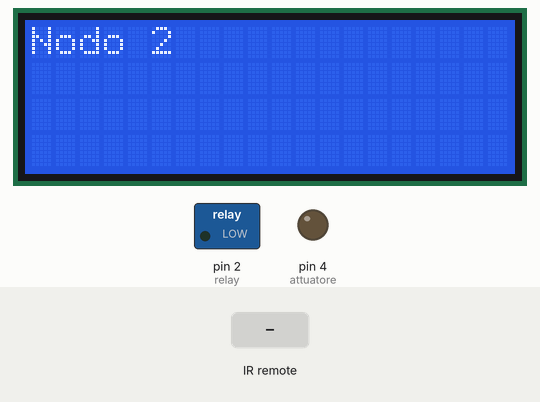
Bench run of a sketch on a simulated Arduino Uno, built with avr-gcc and run on an emulated ATmega328P. On the bench: 20×4 character LCD, switched loads named in the sketch (green lamp = pin HIGH), output pins drawn as LEDs (lit = HIGH). The test bench sets the inputs (shaded band). What the sketch prints to the serial monitor is not drawn.

Above: at 3.2 s.
3.3 s: infrared code 0x1111000 received
At 3.34 s:
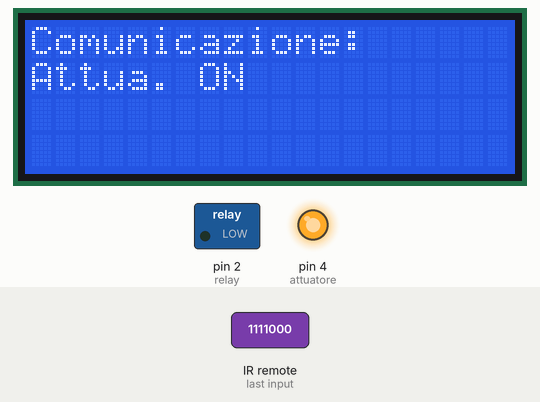
At 4.0 s:
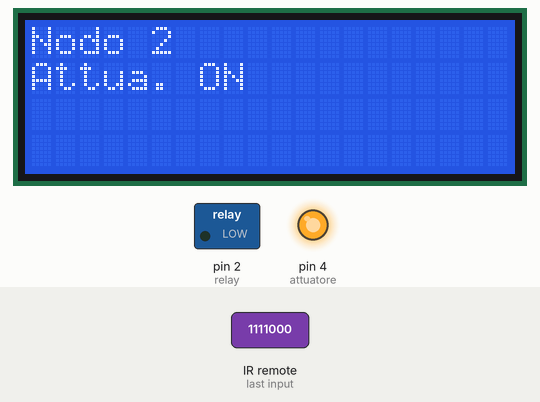
4.8 s: infrared code 0x11100000 received
At 5.1 s:
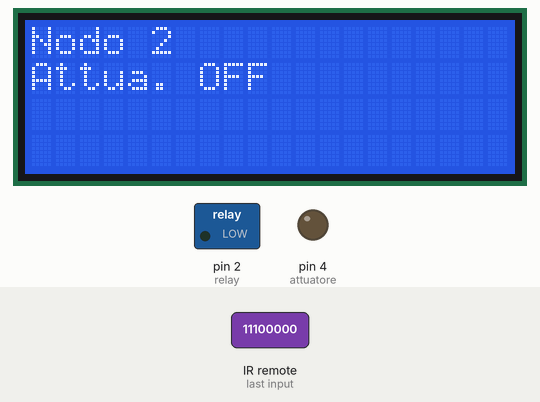
Timing chart, 0 to 7.8 s (numbered marks = the images above; inputs shaded):
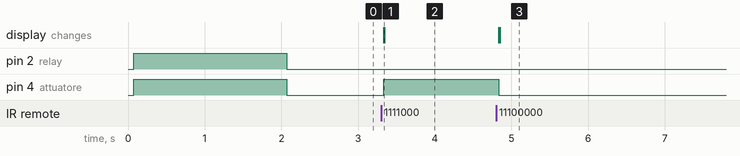

Measured:
- after the input at 3.3 s, pin 4 (attuatore): LOW → HIGH at once; the display: changes at once (image 1)
- after the input at 4.8 s, pin 4 (attuatore): HIGH → LOW at once; the display: first changes at once (image 3 shows a later state)

The sketch:

Nodo_2_-_Incompleto.ino
```cpp
//---------------------------------------------------------------NETWORK-NODES-----------------------------------------------

//-------------------------------------------------------PIETRO RIGNANESE & ANDREA POLENTA---------------------------------

//Librerie per gestione display
#include <Wire.h>
#include <LiquidCrystal_I2C.h>

//Libreria IR
#include <IRremote.h>
int RECV_IR = 8;
IRrecv irrecv(RECV_IR);   //Ricezione del segnale IR sul pin 8
decode_results results;

//Mappatura pin Arduino
int relay = 2;
int attuatore = 4;

LiquidCrystal_I2C lcd(0x27,20,4);

void setup()
{
  //Display
  lcd.init();
  lcd.backlight();
  lcd.home();
  lcd.print("Nodo 2");

  Serial.begin(115200);
  Serial.println("Nodo 2");
  Serial.println("");

  pinMode(relay, OUTPUT);
  pinMode(attuatore, OUTPUT);

  digitalWrite(relay,HIGH);
  digitalWrite(attuatore,HIGH);
  delay(2000);
  digitalWrite(relay,LOW);
  digitalWrite(attuatore,LOW);

  irrecv.enableIRIn();
}

void loop()
{
  lcd.setCursor(0,0);
  lcd.print("Nodo 2          ");
  lcd.print("                ");

  //Controlla se è stato ricevuto un dato sul sensore IR
  if (irrecv.decode(&results))
  {
    lcd.setCursor(0,0);
    lcd.print("Comunicazione:");
    lcd.setCursor(0,1);
    Serial.println(results.value);
     //Accensione Relay nodo 2
    if(results.value == 69632)
    {
      lcd.print("Relay ON  ");
      Serial.println("Accensione Realy");
      digitalWrite(relay,HIGH);
    }

    //Accensione Attuatore nodo 2
    if(results.value == 17895424)
    {
      lcd.print("Attua. ON ");
      Serial.println("Accensione Attuatore");
      digitalWrite(attuatore, HIGH);
    }

    //Spegnimento Relay nodo 2
    if(results.value == 65536)
    {
      lcd.print("Relay OFF ");
      Serial.println("Spegnimento Realy");
      digitalWrite(relay, LOW);
    }

    //Spegnimento Attuatore nodo 2
    if(results.value == 286261248)
    {
      lcd.print("Attua. OFF");
      Serial.println("Spegnimento Attuatore");
      digitalWrite(attuatore, LOW);
    }
    irrecv.resume();
  }


}
```
